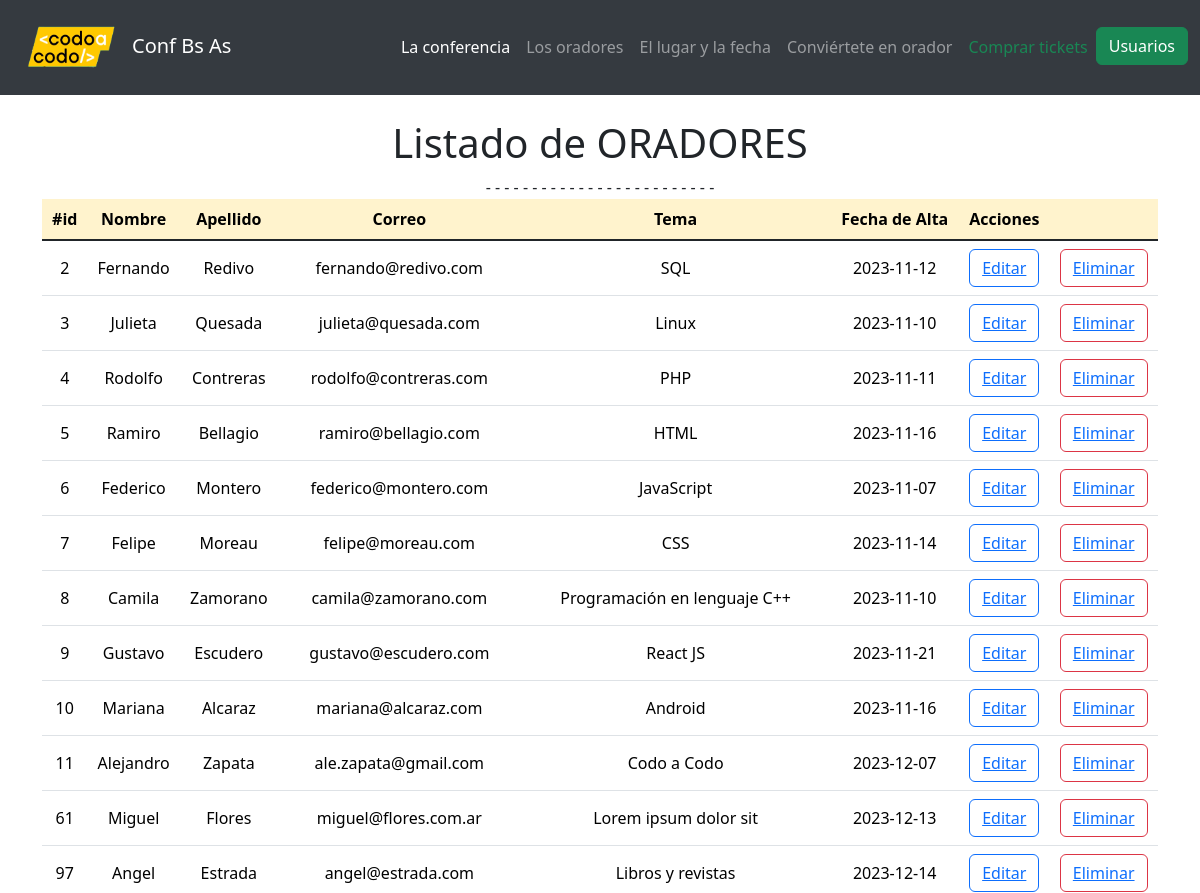
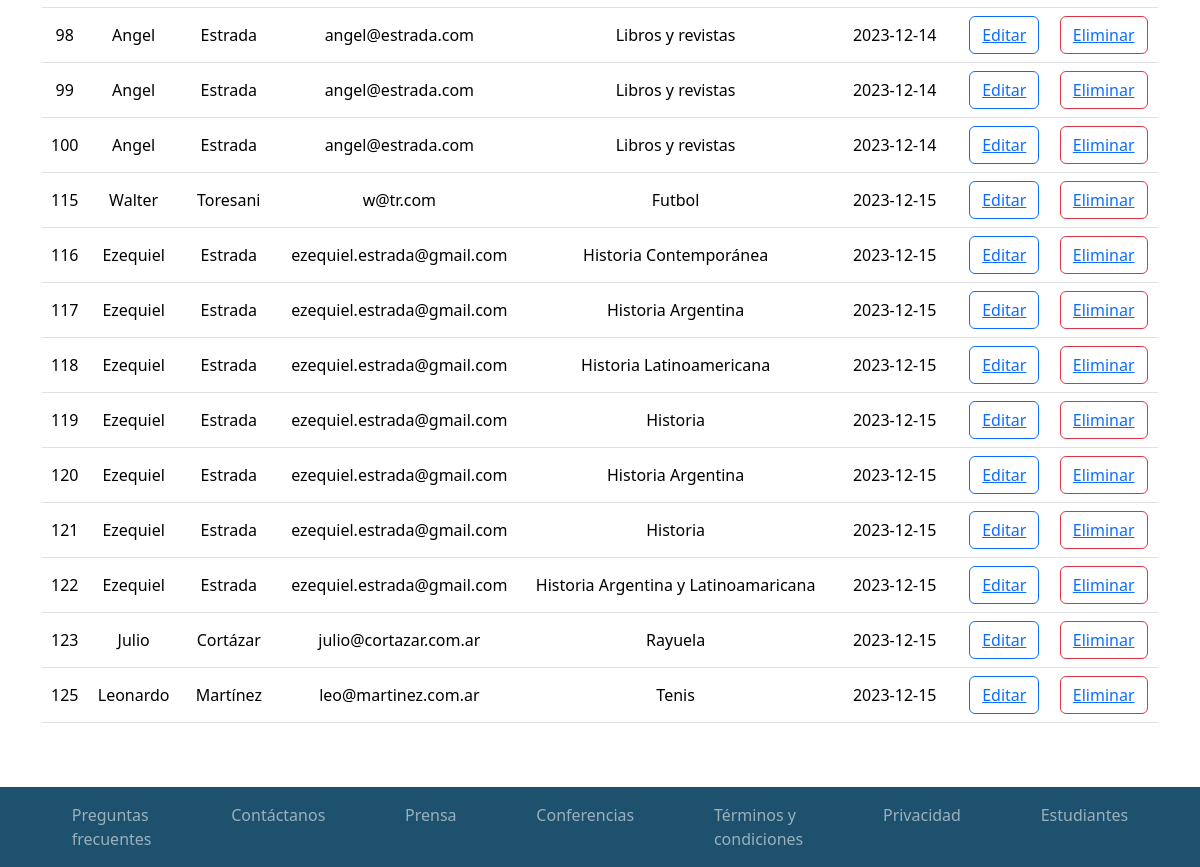
Screenshot of /oradores.php with the database file from the repository (2 pictures, top to bottom).
### tables this page shows
CREATE TABLE `orador` (
  `id_orador` int(11) NOT NULL,
  `nombre` varchar(40) NOT NULL,
  `apellido` varchar(40) NOT NULL,
  `mail` varchar(40) NOT NULL,
  `tema` text NOT NULL,
  `fecha_alta` date NOT NULL DEFAULT current_timestamp()
);

### funcs/conexion.php (the view, shortened to what this page needs)
<?php
	$host="localhost";
	$user="id21561867_proyectogaribaldi";
	$pass="Donado97$";
	$DB="id21561867_cac_integrador";
	$conexion = mysqli_connect($host,$user,$pass,$DB);
	$query = "SELECT * FROM orador";
	$resultado = mysqli_query($conexion,$query);
	mysqli_data_seek($resultado, 0);
	?>
<!doctype html>
<html lang="es">
  <head>
    <link href="https://cdn.jsdelivr.net/npm/bootstrap@5.3.2/dist/css/bootstrap.min.css" rel="stylesheet">
  </head>
  <body>
    <div class="container text-center">
    <br>
    <h1>Listado de ORADORES</h1>
    <table class="table align-middle">
  <thead>
    <tr class="table-warning">
      <th scope="col">#id</th>
      <th scope="col">Nombre</th>
      <th scope="col">Apellido</th>
      <th scope="col">Correo</th>
      <th scope="col">Tema</th>
      <th scope="col">Fecha de Alta</th>
      <th scope="col">Acciones</th>
      <th scope="col"></th>
    </tr>
  </thead>
  <tbody>
    <tr>
	  <?php
	  while($Array=mysqli_fetch_array($resultado)){
	  ?>
- 			<td><?php echo $Array['id_orador'];?></td>
			<td><?php echo $Array['nombre'];?></td>
			<td><?php echo $Array['apellido'];?></td>
			<td><?php echo $Array['mail'];?></td>
			<td><?php echo $Array['tema'];?></td>
			<td><?php echo $Array['fecha_alta'];?></td>
			<td>
			    <button type="button" class="btn btn-outline-primary"><?php echo"<a href='editar.php?id_orador=".$Array['id_orador']."'>" ?>Editar</button>
			</td>
			<td>
			<button type="button" class="btn btn-outline-danger"><?php echo"<a href='eliminar.php?id_orador=".$Array['id_orador']."'>" ?>Eliminar</button>
			</td>
        </tr>
<?php
                     }
?>
  	</tbody>
</table>
</div>
  </body>
</html>

### oradores.php (shortened to what this page needs)
<!doctype html>
<html lang="es">
<head>
    <link rel="stylesheet" href="/css/style.css" />
    <link href="https://cdn.jsdelivr.net/npm/bootstrap@5.1.3/dist/css/bootstrap.min.css" rel="stylesheet">
</head>
<body>
<?php
require 'pages/menunav.php';
?>
<?php
require './funcs/conexion.php';
?>
<br>
<br>
<?php
require 'pages/footer.php';
?>
</body>
</html>

### pages/menunav.php
<html>
<nav class="navbar navbar-expand-lg navbar-light" style="background-color:#353A40">
        <div class="container-fluid">
            <a class="navbar-brand text-white" href="index.html">
            <img src="img/codoacodo.png" alt="Logo" width="120">Conf Bs As</a>
            <div class="collapse navbar-collapse justify-content-end">
                <div class="navbar-nav">
                <a class="nav-link active text-white" aria-current="page" href="index.html">La conferencia</a>
                <a class="nav-link text-white-50" href="index.html#oradores">Los oradores</a>
                <a class="nav-link text-white-50" href="index.html#playa">El lugar y la fecha</a>
                <a class="nav-link text-white-50" href="index.html#solicitud">Conviértete en orador</a>
                <a class="nav-link text-success" href="buyticket.html">Comprar tickets</a>
                <a href="\pages\login.php"><button type="button" class="btn btn-success">Usuarios</button></a>
                </div>
            </div>
        </div>
    </nav>
</html>

### pages/footer.php
 <footer>
  <nav class="navbar navbar-expand-lg navbar-dark text-white justify-content-center" style="background-color: #1E516E;">
      <ul class="navbar-nav" style="justify-content: space-evenly; width: 100%">
      <li class="nav-item active">
        <a class="nav-link" href="#">Preguntas <br>frecuentes</a>
      </li>
      <li class="nav-item active">
        <a class="nav-link" href="#">Contáctanos</a>
      </li>
      <li class="nav-item active">
        <a class="nav-link" href="#">Prensa</a>
      </li>
      <li class="nav-item active">
        <a class="nav-link" href="#">Conferencias</a>
      </li>
      <li class="nav-item active">
        <a class="nav-link" href="#">Términos y<br>condiciones</a>
      </li>
      <li class="nav-item active">
        <a class="nav-link" href="#">Privacidad</a>
      </li>
      <li class="nav-item active">
        <a class="nav-link" href="#">Estudiantes</a>
      </li>
    </ul>
  </nav>
</footer>

### rows the page displays
orador: id_orador "2", nombre "Fernando", apellido "Redivo", mail "fernando@redivo.com", tema "SQL", fecha_alta "2023-11-12"
orador: id_orador "3", nombre "Julieta", apellido "Quesada", mail "julieta@quesada.com", tema "Linux", fecha_alta "2023-11-10"
orador: id_orador "4", nombre "Rodolfo", apellido "Contreras", mail "rodolfo@contreras.com", tema "PHP", fecha_alta "2023-11-11"
orador: id_orador "5", nombre "Ramiro", apellido "Bellagio", mail "ramiro@bellagio.com", tema "HTML", fecha_alta "2023-11-16"
orador: id_orador "6", nombre "Federico", apellido "Montero", mail "federico@montero.com", tema "JavaScript", fecha_alta "2023-11-07"
orador: id_orador "7", nombre "Felipe", apellido "Moreau", mail "felipe@moreau.com", tema "CSS", fecha_alta "2023-11-14"
orador: id_orador "8", nombre "Camila", apellido "Zamorano", mail "camila@zamorano.com", tema "Programación en lenguaje C++", fecha_alta "2023-11-10"
orador: id_orador "9", nombre "Gustavo", apellido "Escudero", mail "gustavo@escudero.com", tema "React JS", fecha_alta "2023-11-21"
orador: id_orador "10", nombre "Mariana", apellido "Alcaraz", mail "mariana@alcaraz.com", tema "Android", fecha_alta "2023-11-16"
orador: id_orador "11", nombre "Alejandro", apellido "Zapata", mail "ale.zapata@gmail.com", tema "Codo a Codo", fecha_alta "2023-12-07"
orador: id_orador "61", nombre "Miguel", apellido "Flores", mail "miguel@flores.com.ar", tema "Lorem ipsum dolor sit", fecha_alta "2023-12-13"
orador: id_orador "97", nombre "Angel", apellido "Estrada", mail "angel@estrada.com", tema "Libros y revistas", fecha_alta "2023-12-14"
orador: id_orador "98", nombre "Angel", apellido "Estrada", mail "angel@estrada.com", tema "Libros y revistas", fecha_alta "2023-12-14"
orador: id_orador "99", nombre "Angel", apellido "Estrada", mail "angel@estrada.com", tema "Libros y revistas", fecha_alta "2023-12-14"
orador: id_orador "100", nombre "Angel", apellido "Estrada", mail "angel@estrada.com", tema "Libros y revistas", fecha_alta "2023-12-14"
orador: id_orador "115", nombre "Walter", apellido "Toresani", mail "w@tr.com", tema "Futbol", fecha_alta "2023-12-15"
orador: id_orador "116", nombre "Ezequiel", apellido "Estrada", mail "ezequiel.estrada@gmail.com", tema "Historia Contemporánea", fecha_alta "2023-12-15"
orador: id_orador "117", nombre "Ezequiel", apellido "Estrada", mail "ezequiel.estrada@gmail.com", tema "Historia Argentina", fecha_alta "2023-12-15"
orador: id_orador "118", nombre "Ezequiel", apellido "Estrada", mail "ezequiel.estrada@gmail.com", tema "Historia Latinoamericana", fecha_alta "2023-12-15"
orador: id_orador "119", nombre "Ezequiel", apellido "Estrada", mail "ezequiel.estrada@gmail.com", tema "Historia", fecha_alta "2023-12-15"
orador: id_orador "120", nombre "Ezequiel", apellido "Estrada", mail "ezequiel.estrada@gmail.com", tema "Historia Argentina", fecha_alta "2023-12-15"
orador: id_orador "121", nombre "Ezequiel", apellido "Estrada", mail "ezequiel.estrada@gmail.com", tema "Historia", fecha_alta "2023-12-15"
orador: id_orador "122", nombre "Ezequiel", apellido "Estrada", mail "ezequiel.estrada@gmail.com", tema "Historia Argentina y Latinoamaricana", fecha_alta "2023-12-15"
orador: id_orador "123", nombre "Julio", apellido "Cortázar", mail "julio@cortazar.com.ar", tema "Rayuela", fecha_alta "2023-12-15"
orador: id_orador "125", nombre "Leonardo", apellido "Martínez", mail "leo@martinez.com.ar", tema "Tenis", fecha_alta "2023-12-15"
